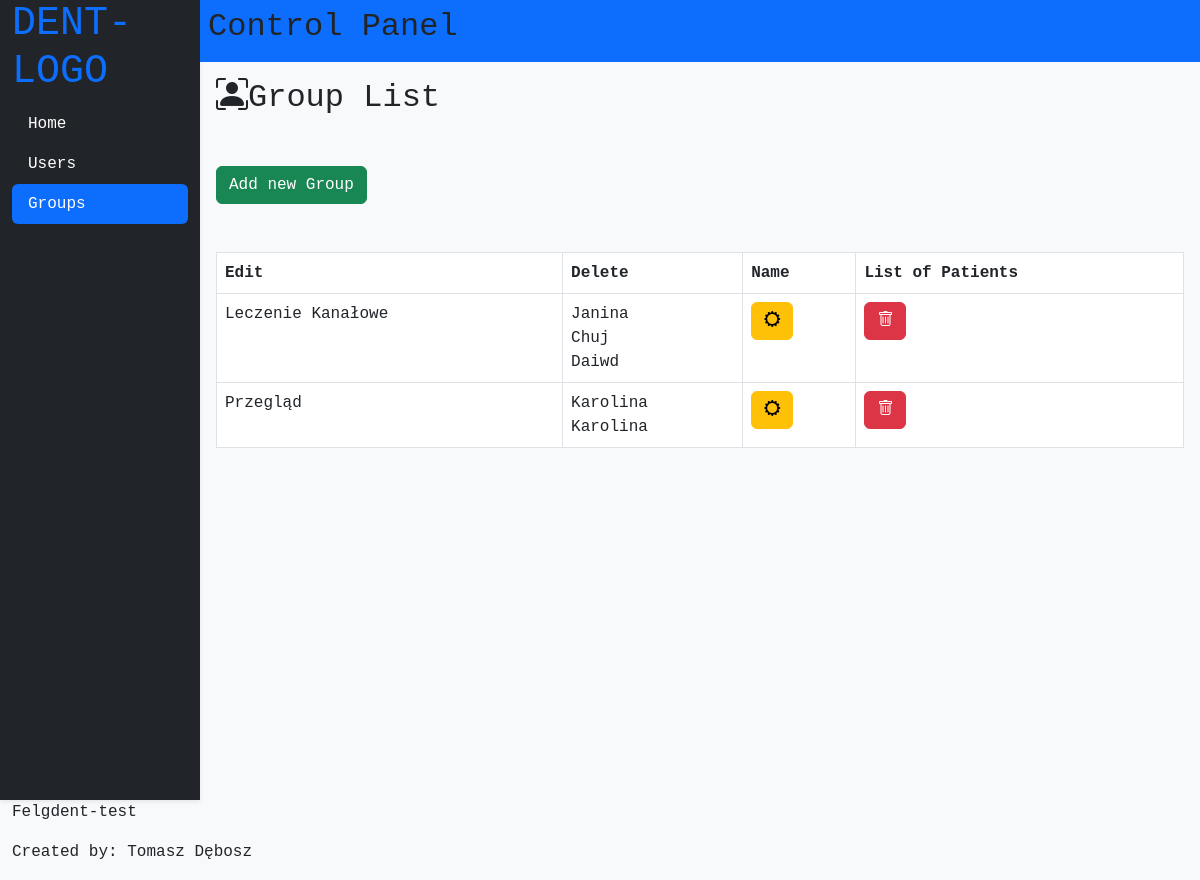
The page /groups.php on the database its author committed.
### tables this page shows
CREATE TABLE `groups` (
  `group_id` int(100) NOT NULL,
  `group_name` varchar(100) NOT NULL
);

CREATE TABLE `patients` (
  `patient_id` int(100) NOT NULL,
  `patient_login` varchar(100) NOT NULL,
  `patient_password` varchar(100) NOT NULL,
  `patient_firstname` varchar(100) NOT NULL,
  `patient_lastname` varchar(100) NOT NULL,
  `patient_birthday` date NOT NULL,
  `patient_grouplist` varchar(100) NOT NULL
);

### groups.php (the view, shortened to what this page needs)
<?php
require "resources/configuration/connect.php";
$sql_main = "SELECT * FROM `groups`";
$result = $connect->query($sql_main);
?>
<!DOCTYPE html>
<html lang="en">
<head>
    <?php require "resources/templates/head.php" ?>
</head>
<body>
<div class="container-fluid row bg-light p-0 m-0">
    <?php require "resources/templates/main_menu.php" ?>
    <div class="col-10 p-0 content">
        <?php require "resources/templates/header.php" ?>
        <h2 class="p-3"><i class="bi bi-person-bounding-box"></i>Group List</h2>
          <div class="mb-3 mt-3 d-flex p-3">
          <button id="form_show" type="button" onclick="ShowForm()" class="btn btn-success">Add new Group</button>
    </div>
    <div class="p-3">
    <table class=" table table-responsive thead-dark table-bordered w-100 bg-white">
        <thead>
            <th>Edit</td>
            <th>Delete</td>
            <th>Name</td>
            <th>List of Patients</td>
        </thead>
        <?php
        if ($result -> num_rows > 0) {
            while($row = $result->fetch_assoc()) {
                $group_id = $row['group_id'];
                $group_name = $row['group_name'];
                echo '<tr>
                <td>'.$group_name.'</td>';
                $sql_patients = "SELECT
                                  groups.group_id,
                                  patients.patient_firstname,
                                  patients.patient_lastname,
                                  groups.group_name
                                  FROM patients
                                  JOIN patients_group
                                  ON patients.patient_id = patients_group.patient_id
                                  JOIN groups
                                  ON patients_group.group_id = groups.group_id
                                  WHERE groups.group_id = $group_id";
                $result_patients = $connect->query($sql_patients);
                if ($result_patients -> num_rows > 0){
                  echo '<td>';
                  while($patients = $result_patients->fetch_assoc()) {
                    echo  $patients['patient_firstname'].'<br>';
                  }
                  echo '</td>';
                }
                else{
                  echo '<td>Brak zadeklarowanych Pacjentów</td>';
                }
                echo '<td><a type="button" class="btn btn-warning" href="edit_group.php?id='.$group_id.'"><i class="bi bi-gear-wide"></i></a></td>
                <td><a type="button" class="btn btn-danger" href="delete_group.php?id='.$group_id.'"><i class="bi bi-trash"></i></a></td>';
            }
          }
          else {
            echo "Brak Pacjentów!";
          }
        ?>
    </table>
    </div>
</div>
<div class="footer">
    <?php include "resources/templates/footer.php" ?>
</div>
</body>
</html>

### resources/css/style.css (style rules this page uses)
* { font-family: 'Courier New', Courier, monospace; }

### rows shown on the page
groups: group_name "Leczenie Kanałowe"
patients: patient_firstname "Janina"
patients: patient_firstname "Chuj"
patients: patient_firstname "Daiwd"
groups: group_name "Przegląd"
patients: patient_firstname "Karolina"
patients: patient_firstname "Karolina"
